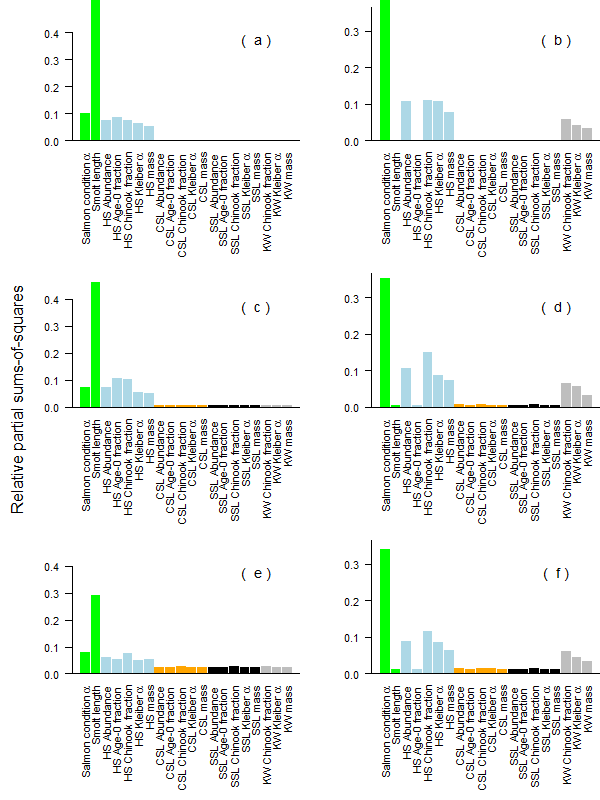

The R source for this figure:
myNames = c(
  expression(paste("Salmon condition ",alpha)),
  expression(paste("Smolt length")),
  expression(paste("HS Abundance")),
  expression(paste("HS Age-0 fraction")),
  expression(paste("HS Chinook fraction")),
  expression(paste("HS Kleiber ",alpha)),
  expression(paste("HS mass")),
  expression(paste("CSL Abundance")),
  expression(paste("CSL Age-0 fraction")),
  expression(paste("CSL Chinook fraction ")),
  expression(paste("CSL Kleiber ",alpha)),
  expression(paste("CSL mass")),
  expression(paste("SSL Abundance")),
  expression(paste("SSL Age-0 fraction")),
  expression(paste("SSL Chinook fraction")),
  expression(paste("SSL Kleiber ",alpha)),
  expression(paste("SSL mass")),
  expression(paste("KW Chinook fraction")),
  expression(paste("KW Kleiber ",alpha)),
  expression(paste("KW mass"))
)

#I always like to make a copy of the output in case you accidently delete the output.
simDevs_out = simDevs

#Get the parameters in the correct order
parOrder = c(20,19,9,12,15,1,5,11,14,17,3,7,10,13,17,2,6,18,4,8)

#Output
RPSStest =  data.frame(array(NA, c(3*20,4)))
RPSStest[,1] = rep(sensitivityParNames[parOrder],3)
RPSStest[,2] = rep(sensivityCVRange,each = length(sensitivityParNames))

#Numbers
icnt = 1
for(s in 1:3)
{
  lm_All = anova(lm(log(simDevs_out[s,,21])~simDevs_out[s,,]))[1,2]
  for(i in parOrder)
  {
    #This is residual sums of squares after removing an input, sum_i (Y_i - Y_hat)^2
    #There's an easiear way to do using 
    #sum(lm(log(simDevs_out[s,,21])~simDevs_out[s,,parOrder[parOrder!=i]])$residuals^2)
    #but it looks more clunky
    RPSStest[icnt,3] = 
                round((lm_All - anova(lm(log(simDevs_out[s,,21])~simDevs_out[s,,parOrder[parOrder!=i]]))[1,2])/lm_All,5)
      icnt = icnt + 1
  }
  
}

#Biomass
icnt = 1
for(s in 1:3)
{
  lm_All = anova(lm(log(simDevs_out[s,,22])~1))[1,2]
  for(i in parOrder)
  {
    RPSStest[icnt,4] = 
      round((lm_All - anova(lm(log(simDevs_out[s,,22])~simDevs_out[s,,parOrder[parOrder!=i]]))[1,2])/lm_All,5)
    icnt = icnt + 1
  }
  
}


icnt = 1
myCols = c("green",'green',rep("lightblue",5),rep("orange",5),rep("black",5),rep("grey",3))
myCols_wBeta = c("green",'green','green', rep("lightblue",5),rep("orange",5),rep("black",5),rep("grey",3))

png('plot_sensitivityForRPSS.png', width=600, height=800, pointsize=16)
#Numbers in the first col, Biomass in the second
par(mfrow=c(3,2), mai=c(1.75,1,0.1,0))
icnt = 1
useBetaOneill=FALSE
for(i in c(0.02,0.1,0.2)){
  if(useBetaOneill==FALSE)
  {
    tmp = RPSStest[RPSStest[,2]==i & RPSStest[,1]!="betaOneill",]
    #tmp = RPSStest[RPSStest[,2]==i,]
    barplot((as.numeric(t(tmp[,3]/sum(tmp[,3])))),
            border=myCols,
            col=myCols, 
            axes=FALSE,
            names.arg = myNames, 
            las=2, 
            ylim=as.numeric(c(0,max(RPSStest[RPSStest[,1]!="betaOneill",3]))))
    axis(2,las=1, at=c(0,0.1,0.2,0.3,0.4))
    abline(h=0)
        text(20,
         as.numeric(max(RPSStest[RPSStest[,1]!="betaOneill",3]))*0.75,
         paste("( ",letters[icnt],")"),
         cex=1.3)

    icnt = icnt + 1
    
    barplot((as.numeric(t(tmp[,4]/sum(tmp[,4])))), 
            col=myCols, 
            border=myCols,
            names.arg = myNames, 
            axes=FALSE,
            las=2, 
            ylim=as.numeric(c(0,max(RPSStest[RPSStest[,1]!="betaOneill",4]))))
    
    axis(2,las=1, at=c(0,0.1,0.2,0.3,0.4))
    abline(h=0)
    text(20,
         as.numeric(max(RPSStest[RPSStest[,1]!="betaOneill",4]))*.75,
         paste("( ",letters[icnt],")"),
         cex=1.3)
    icnt = icnt + 1
  }
  
  if(useBetaOneill==TRUE)
  {
    tmp = RPSStest[RPSStest[,2]==i,]
    barplot((as.numeric(t(tmp[,3]))), 
            col=myCols_wBeta, 
            border=myCols_wBeta, 
            names.arg = myNames[], 
            las=2, 
            ylim=as.numeric(c(0,max(RPSStest[,3]))))
    text(20,as.numeric(max(RPSStest[,3]))*0.75,paste("( ",letters[icnt],")"))
    icnt = icnt + 1
    barplot((as.numeric(t(tmp[,4]))), 
            col=myCols, 
            border=myCols, 
            names.arg = myNames[], 
            las=2, 
            ylim=as.numeric(c(0,max(RPSStest[,4]))))
    text(20,as.numeric(max(RPSStest[,4]))*.75,paste("( ",letters[icnt],")"))
    icnt = icnt + 1
  }
}  

par(new=TRUE, mai=c(0,0,0,0), fig=c(0,1,0,1))
plot(1, type="n", axes=FALSE, xaxs="i", yaxs="i", ylim=c(0,1), xlim=c(0,1))
mtext("Relative partial sums-of-squares", 2, -2)
dev.off()
